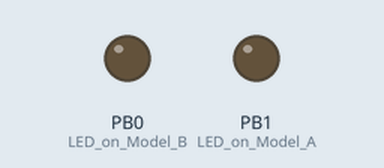
Recording of a sketch running on a simulated ATtiny85, built with avr-gcc and run on an emulated ATtiny85. On the bench: output pins drawn as LEDs (lit = HIGH).

Above: at 1.5 s.
At 5.65 s:
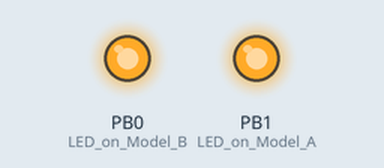
Timing chart, 0 to 6.0 s (numbered marks = the images above):
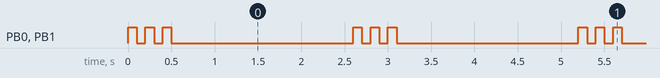

Measured:
- by itself, PB0 (LED_on_Model_B), PB1 (LED_on_Model_A): repeats every 2.6 s: 2 × (LOW 0.10 s, HIGH 0.10 s), LOW 2.1 s, HIGH 0.10 s
- by itself, everything shown: repeats every 2.6 s, in 6 steps

The sketch:

attiny85_test.ino
```cpp
// the setup routine runs once when you press reset:
void setup() {
  // initialize the digital pin as an output.
  pinMode(0, OUTPUT); //LED on Model B
  pinMode(1, OUTPUT); //LED on Model A
}


// the loop routine runs over and over again forever:
void loop() {
  pulse(3, 100);
  delay(2000);
}

void pulse(int quantity, long blinkDurationInMillisecons) {
  for (int i = 0; i < quantity; i++) {
    blink(blinkDurationInMillisecons);
  }
}

void blink(long durationInMilliseconds) {
  lighton();
  delay(durationInMilliseconds);
  lightoff();
  delay(durationInMilliseconds);
}

void lighton() {
  digitalWrite(0, HIGH);   // turn the LED on (HIGH is the voltage level)
  digitalWrite(1, HIGH);
}

void lightoff() {
  digitalWrite(0, LOW);    // turn the LED off by making the voltage LOW
  digitalWrite(1, LOW);
}
```
